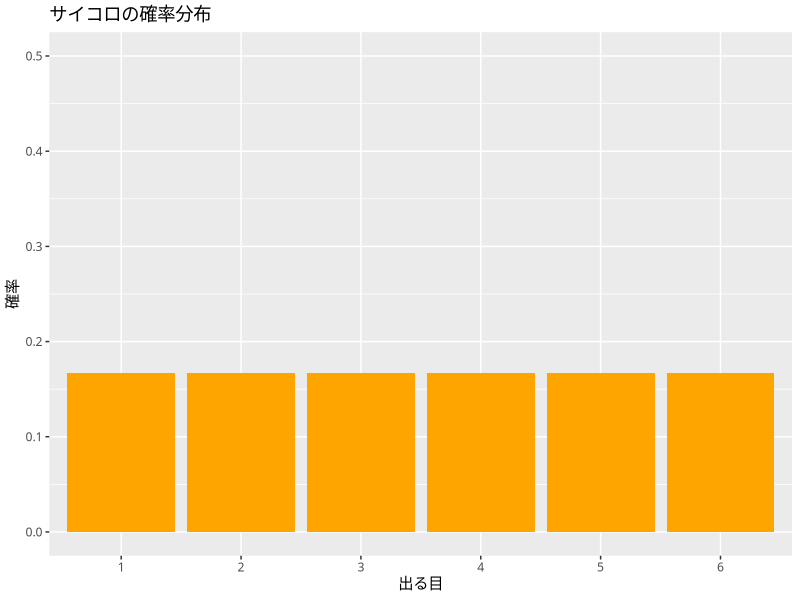
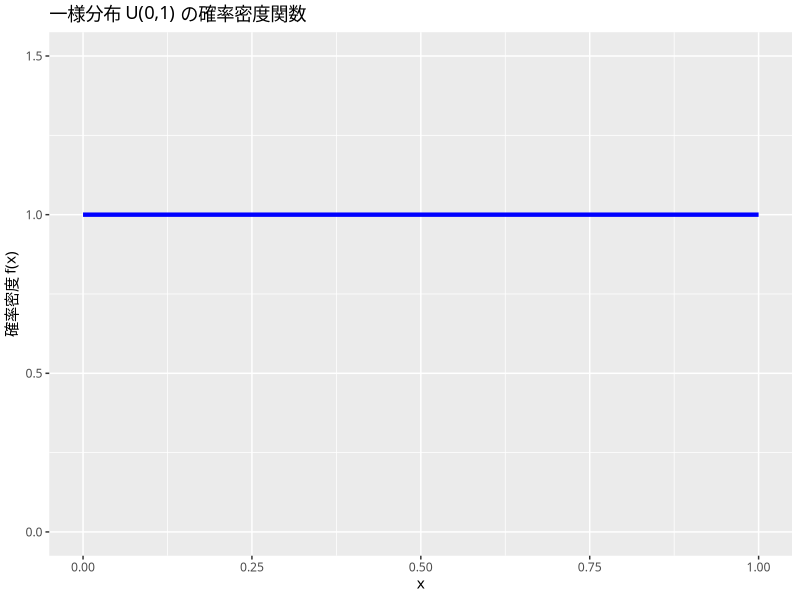

Recreate these plots in R, in order.
## ---- chunk 1
# 1の目が出る確率
1 / 6

# 偶数の目が出る確率
3 / 6
## ---- chunk 2
x <- 1:6
prob <- rep(1/6, 6) # 1/6 を 6回繰り返す

data.frame(x, prob)
## ---- chunk 3
library(tidyverse)
theme_set(theme_gray(base_family = "HiraKakuProN-W3"))

df <- data.frame(x = factor(x), prob = prob)

ggplot(df, aes(x = x, y = prob)) +
  geom_col(fill = "orange") +
  ylim(0, 0.5) +
  labs(title = "サイコロの確率分布", x = "出る目", y = "確率")
## ---- chunk 4
# 期待値の計算
E_X <- sum(x * prob)
E_X
## ---- chunk 5
# 分散の計算
V_X <- sum((x - E_X)^2 * prob)
V_X

# 標準偏差
sqrt(V_X)
## ---- chunk 6
# 別の計算式で確認
E_X2 <- sum(x^2 * prob)  # E[X^2]
E_X2 - E_X^2  # V[X] = E[X^2] - (E[X])^2
## ---- chunk 7
# 両方6が出る確率
(1/6) * (1/6)
## ---- chunk 8
# 一様分布の確率密度関数を可視化
x <- seq(0, 1, length.out = 100)
f_x <- dunif(x, min = 0, max = 1)  # 一様分布の密度関数

df <- data.frame(x, f_x)

ggplot(df, aes(x = x, y = f_x)) +
  theme_gray(base_family = "HiraKakuProN-W3") +
  geom_line(color = "blue", size = 1.5) +
  ylim(0, 1.5) +
  labs(title = "一様分布 U(0,1) の確率密度関数", 
       x = "x", y = "確率密度 f(x)")
## ---- chunk 9
# 一様分布の期待値（理論値は 0.5）
# E[X] = ∫ x*f(x)dx = ∫₀¹ x*1 dx = 0.5

# 一様分布の分散（理論値は 1/12 ≈ 0.0833）
# V[X] = E[X²] - (E[X])² = 1/3 - 1/4 = 1/12

# 乱数を発生させて確認
set.seed(123)
samples <- runif(10000)  # 10000個の乱数を生成

cat("サンプル平均（期待値の推定）:", mean(samples), "\n")
cat("理論的な期待値:", 0.5, "\n\n")

cat("サンプル分散（分散の推定）:", var(samples), "\n")
cat("理論的な分散:", 1/12, "\n")
